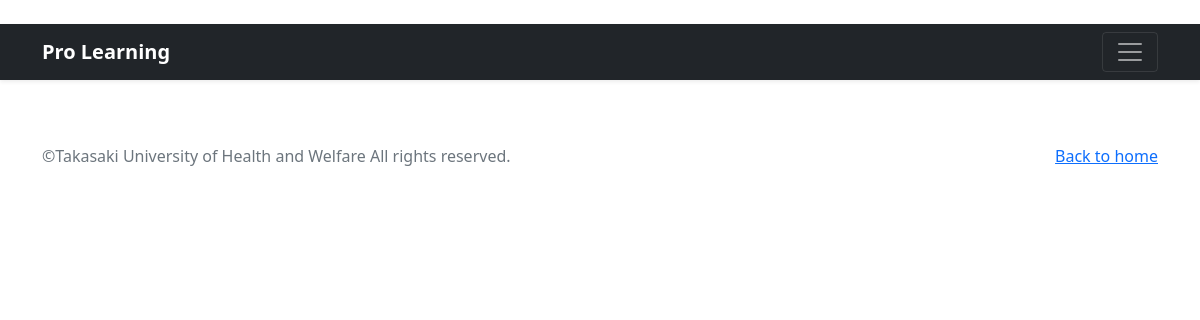
Before: /Java-list/ with the older database file.
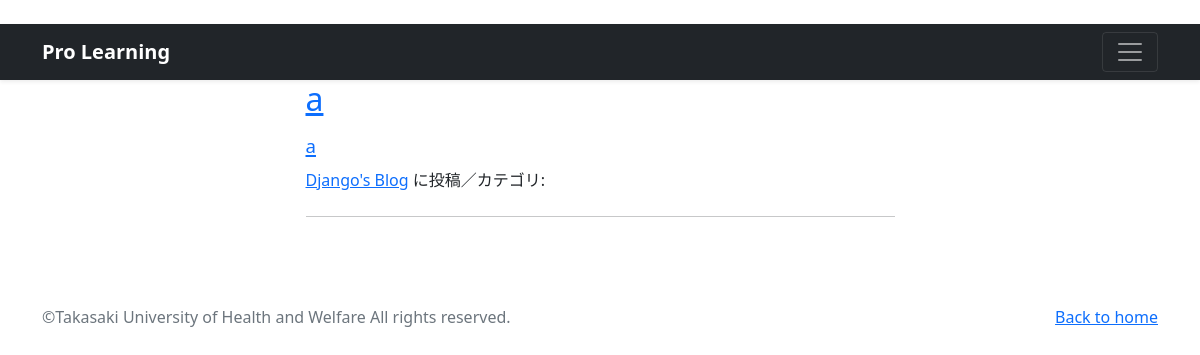
After: the same page with the newer database file.
### program/models.py (models this page shows, shortened)
class Java_Program(models.Model):
    title = models.CharField(
        verbose_name='タイトル', # フィールドのタイトル
        max_length=5        # 最大文字数は5
        )
    subtit = models.CharField(
        verbose_name='サブタイトル', # フィールドのタイトル
        max_length=30        # 最大文字数は30
        )
    content = models.TextField(
        verbose_name='問題文'   # フィールドのタイトル
        )
    code = models.TextField(
        verbose_name='プログラム' # フィールドのタイトル
        )

### program/views.py (the view)
def Java_learning_view(request):
    records = Java_Program.objects.order_by('title')
    paginator = Paginator(records, 5)
    page_number  = request.GET.get('page', 1)
    pages = paginator.page(page_number)
    return render(
        request, 'Java_list.html', {'orderby_records': pages})

### program/templates/Java_list.html (shortened to what this page needs)
{% extends 'base.html' %}
{% load static %}
        {% block contents %}
        <div class="container px-4 px-lg-5">
            <div class="row gx-4 gx-lg-5 justify-content-center">
                <div class="col-md-10 col-lg-8 col-xl-7">
                    {% for record in orderby_records %}
                    <div class="post-preview">
                        <a href="{% url 'program:learn_detail' record.pk %}">
                            <h2 class="post-title">
                                {{record.title}}</h2>
                            <h3 class="post-subtitle">
                                <span style="font-size : 14pt">
                                    {{record.content|truncatechars:50}}
                                </span>
                            </h3>
                        </a>
                        <p class="post-meta">
                            <a href="#">Django's Blog</a>
                            {{record.posted_at}}に投稿／カテゴリ:
                            {{record.category}}</p>
                    </div>
                    <hr class="my-4" />
                    {% endfor %}
                </div>
            </div>
        </div>
        {% endblock %}

Changed rows visible on the page:
added Java_Program: title "a", content "a"
